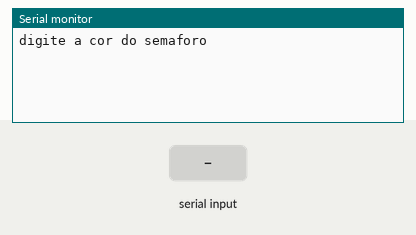
A sketch run on a simulated Arduino Uno, built with avr-gcc and run on an emulated ATmega328P. Parts: the last lines printed to the serial monitor. The inputs (shaded band) are chosen by the test bench.

Above: at 1.2 s.
1.3 s: "verde" received over Serial
At 3.5 s:
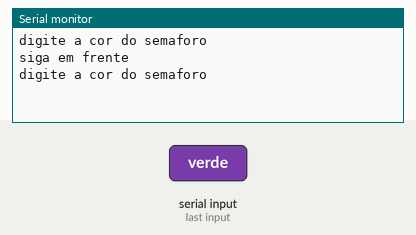
3.8 s: "1" received over Serial
At 6.1 s:
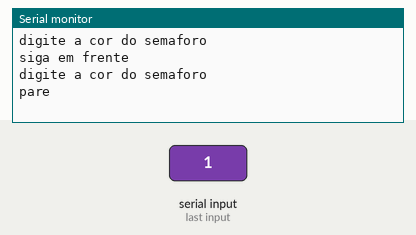

Measured:
- after the input at 1.3 s, the serial monitor: prints a new line after 1.0 s (image 1)
- after the input at 3.8 s, the serial monitor: prints a new line after 1.0 s (image 2)

The sketch:

incredible_jarv1.ino
```cpp
// C++ code
//

//variavel
String CorDoSemaforo = "";

void setup()
{
 Serial.begin(9600);
}

void loop()
{
  Serial.println("digite a cor do semaforo");
  while( !Serial.available());
  CorDoSemaforo = Serial.readString();


if(CorDoSemaforo == "verde" ){
    Serial.println("siga em frente");

  } else {//falso

    Serial.println("pare");

      delay(2000);
}
}
```
